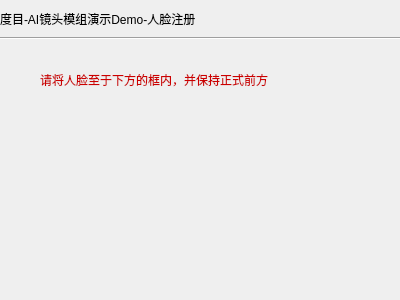
<?xml version="1.0" encoding="UTF-8"?>
<ui version="4.0">
 <class>Form</class>
 <widget class="QWidget" name="Form">
  <property name="geometry">
   <rect>
    <x>0</x>
    <y>0</y>
    <width>400</width>
    <height>300</height>
   </rect>
  </property>
  <property name="windowTitle">
   <string>Form</string>
  </property>
  <widget class="QLabel" name="label">
   <property name="geometry">
    <rect>
     <x>0</x>
     <y>10</y>
     <width>251</width>
     <height>17</height>
    </rect>
   </property>
   <property name="text">
    <string>度目-AI镜头模组演示Demo-人脸注册</string>
   </property>
  </widget>
  <widget class="Line" name="line">
   <property name="geometry">
    <rect>
     <x>0</x>
     <y>30</y>
     <width>401</width>
     <height>16</height>
    </rect>
   </property>
   <property name="orientation">
    <enum>Qt::Horizontal</enum>
   </property>
  </widget>
  <widget class="QLabel" name="label_2">
   <property name="geometry">
    <rect>
     <x>40</x>
     <y>60</y>
     <width>331</width>
     <height>41</height>
    </rect>
   </property>
   <property name="text">
    <string>&lt;html&gt;&lt;head/&gt;&lt;body&gt;&lt;p&gt;&lt;span style=&quot; color:#cc0000;&quot;&gt;请将人脸至于下方的框内，并保持正式前方&lt;/span&gt;&lt;/p&gt;&lt;/body&gt;&lt;/html&gt;</string>
   </property>
  </widget>
 </widget>
 <resources/>
 <connections/>
</ui>
